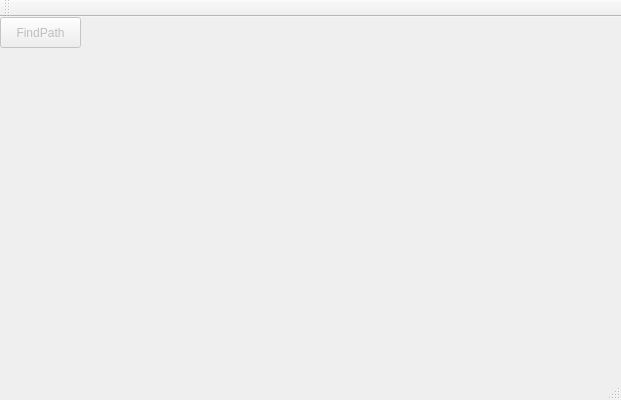
<?xml version="1.0" encoding="UTF-8"?>
<ui version="4.0">
 <class>LuxemburgClass</class>
 <widget class="QMainWindow" name="LuxemburgClass">
  <property name="enabled">
   <bool>true</bool>
  </property>
  <property name="geometry">
   <rect>
    <x>0</x>
    <y>0</y>
    <width>621</width>
    <height>400</height>
   </rect>
  </property>
  <property name="windowTitle">
   <string>Luxemburg</string>
  </property>
  <widget class="QWidget" name="centralWidget">
   <widget class="QPushButton" name="FindPathButton">
    <property name="enabled">
     <bool>false</bool>
    </property>
    <property name="geometry">
     <rect>
      <x>0</x>
      <y>0</y>
      <width>81</width>
      <height>31</height>
     </rect>
    </property>
    <property name="text">
     <string>FindPath</string>
    </property>
   </widget>
  </widget>
  <widget class="QMenuBar" name="menuBar">
   <property name="geometry">
    <rect>
     <x>0</x>
     <y>0</y>
     <width>621</width>
     <height>21</height>
    </rect>
   </property>
  </widget>
  <widget class="QToolBar" name="mainToolBar">
   <attribute name="toolBarArea">
    <enum>TopToolBarArea</enum>
   </attribute>
   <attribute name="toolBarBreak">
    <bool>false</bool>
   </attribute>
  </widget>
  <widget class="QStatusBar" name="statusBar"/>
 </widget>
 <layoutdefault spacing="6" margin="11"/>
 <resources>
  <include location="Luxemburg.qrc"/>
 </resources>
 <connections/>
</ui>
